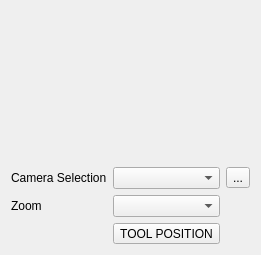
               <widget class="QFrame" name="frame">
                <property name="frameShape">
                 <enum>QFrame::Shape::NoFrame</enum>
                </property>
                <layout class="QVBoxLayout" name="verticalLayout_13">
                 <item>
                  <widget class="QCameraLabel" name="camera_la">
                   <property name="sizePolicy">
                    <sizepolicy hsizetype="MinimumExpanding" vsizetype="Expanding">
                     <horstretch>0</horstretch>
                     <verstretch>0</verstretch>
                    </sizepolicy>
                   </property>
                   <property name="minimumSize">
                    <size>
                     <width>200</width>
                     <height>150</height>
                    </size>
                   </property>
                   <property name="maximumSize">
                    <size>
                     <width>480</width>
                     <height>480</height>
                    </size>
                   </property>
                   <property name="text">
                    <string/>
                   </property>
                  </widget>
                 </item>
                 <item>
                  <layout class="QGridLayout" name="gridLayout_28">
                   <item row="2" column="1">
                    <widget class="QToolButton" name="tool_or_camera_tb">
                     <property name="text">
                      <string>TOOL POSITION</string>
                     </property>
                     <property name="checkable">
                      <bool>true</bool>
                     </property>
                     <property name="toolButtonStyle">
                      <enum>Qt::ToolButtonStyle::ToolButtonIconOnly</enum>
                     </property>
                    </widget>
                   </item>
                   <item row="0" column="1">
                    <widget class="QComboBox" name="camera_list_cb"/>
                   </item>
                   <item row="0" column="0">
                    <widget class="QLabel" name="label_16">
                     <property name="text">
                      <string>Camera Selection</string>
                     </property>
                    </widget>
                   </item>
                   <item row="1" column="0">
                    <widget class="QLabel" name="camera_zoom_la">
                     <property name="text">
                      <string>Zoom</string>
                     </property>
                    </widget>
                   </item>
                   <item row="0" column="2">
                    <widget class="QToolButton" name="camera_list_pb">
                     <property name="text">
                      <string>...</string>
                     </property>
                    </widget>
                   </item>
                   <item row="1" column="1">
                    <widget class="QComboBox" name="camera_zoom_cb"/>
                   </item>
                  </layout>
                 </item>
                </layout>
               </widget>
